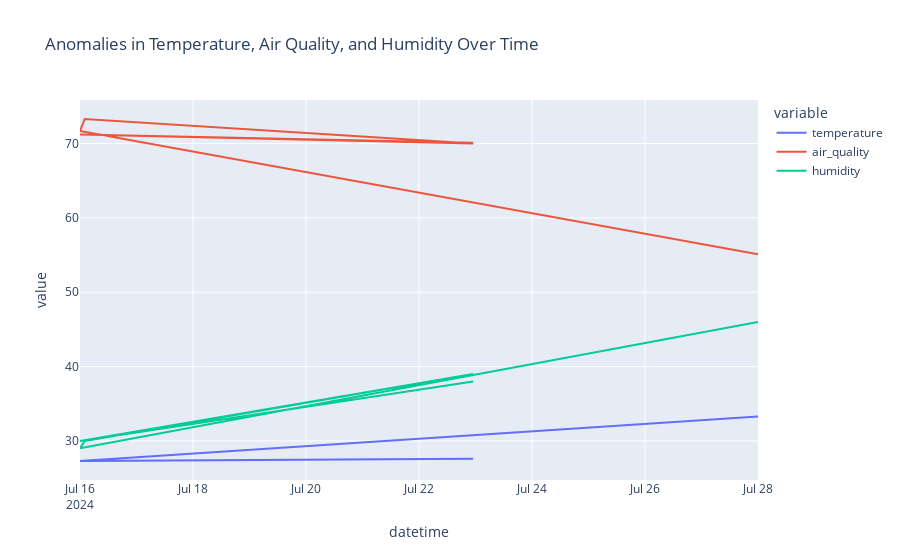

This figure's notebook cell:
### Code cell
import pandas as pd
import plotly.express as px

# Data for anomalies found in X_val
anomaly_features = pd.DataFrame({
    'day_of_week': [6, 1, 1, 0, 1, 0],
    'date': [28, 16, 16, 22, 16, 22],
    'month': [7, 7, 7, 7, 7, 7],
    'hour': [0, 0, 2, 23, 0, 23]
})

# Corresponding anomalies in y_val
anomaly_targets = pd.DataFrame({
    'temperature': [33.3, 27.3, 27.3, 27.6, 27.3, 27.6],
    'air_quality': [55.1, 71.7, 73.3, 70.0, 71.2, 70.1],
    'humidity': [46.0, 29.0, 30.0, 39.0, 30.0, 38.0]
})

# Combine feature and target data for plotting
anomalies_df = pd.concat([anomaly_features, anomaly_targets], axis=1)

# Convert 'month', 'date', and 'hour' to integers
anomalies_df['month'] = anomalies_df['month'].astype(int)
anomalies_df['date'] = anomalies_df['date'].astype(int)
anomalies_df['hour'] = anomalies_df['hour'].astype(int)

# Adding a datetime column for a more meaningful time-series plot
anomalies_df['datetime'] = pd.to_datetime(
    anomalies_df.apply(lambda row: f"2024-{int(row['month']):02d}-{int(row['date']):02d} {int(row['hour']):02d}:00:00", axis=1)
)

# Time series plot with multiple axes
fig = px.line(
    anomalies_df,
    x='datetime',
    y=['temperature', 'air_quality', 'humidity'],
    title="Anomalies in Temperature, Air Quality, and Humidity Over Time"
)

# Show the plot
fig.show()

### Figure 1 — Plotly figure (JSON) as saved in the notebook; plotly's stock layout.template omitted (floating-point values rounded to 4 significant figures)
{"data": [{"hovertemplate": "variable=temperature<br>datetime=%{x}<br>value=%{y}<extra></extra>", "legendgroup": "temperature", "line": {"color": "#636efa", "dash": "solid"}, "marker": {"symbol": "circle"}, "mode": "lines", "name": "temperature", "orientation": "v", "showlegend": true, "type": "scatter", "x": ["2024-07-28T00:00:00", "2024-07-16T00:00:00", "2024-07-16T02:00:00", "2024-07-22T23:00:00", "2024-07-16T00:00:00", "2024-07-22T23:00:00"], "xaxis": "x", "y": [33.3, 27.3, 27.3, 27.6, 27.3, 27.6], "yaxis": "y"}, {"hovertemplate": "variable=air_quality<br>datetime=%{x}<br>value=%{y}<extra></extra>", "legendgroup": "air_quality", "line": {"color": "#EF553B", "dash": "solid"}, "marker": {"symbol": "circle"}, "mode": "lines", "name": "air_quality", "orientation": "v", "showlegend": true, "type": "scatter", "x": ["2024-07-28T00:00:00", "2024-07-16T00:00:00", "2024-07-16T02:00:00", "2024-07-22T23:00:00", "2024-07-16T00:00:00", "2024-07-22T23:00:00"], "xaxis": "x", "y": [55.1, 71.7, 73.3, 70, 71.2, 70.1], "yaxis": "y"}, {"hovertemplate": "variable=humidity<br>datetime=%{x}<br>value=%{y}<extra></extra>", "legendgroup": "humidity", "line": {"color": "#00cc96", "dash": "solid"}, "marker": {"symbol": "circle"}, "mode": "lines", "name": "humidity", "orientation": "v", "showlegend": true, "type": "scatter", "x": ["2024-07-28T00:00:00", "2024-07-16T00:00:00", "2024-07-16T02:00:00", "2024-07-22T23:00:00", "2024-07-16T00:00:00", "2024-07-22T23:00:00"], "xaxis": "x", "y": [46, 29, 30, 39, 30, 38], "yaxis": "y"}], "layout": {"legend": {"title": {"text": "variable"}, "tracegroupgap": 0}, "title": {"text": "Anomalies in Temperature, Air Quality, and Humidity Over Time"}, "xaxis": {"anchor": "y", "domain": [0, 1], "title": {"text": "datetime"}}, "yaxis": {"anchor": "x", "domain": [0, 1], "title": {"text": "value"}}}}
